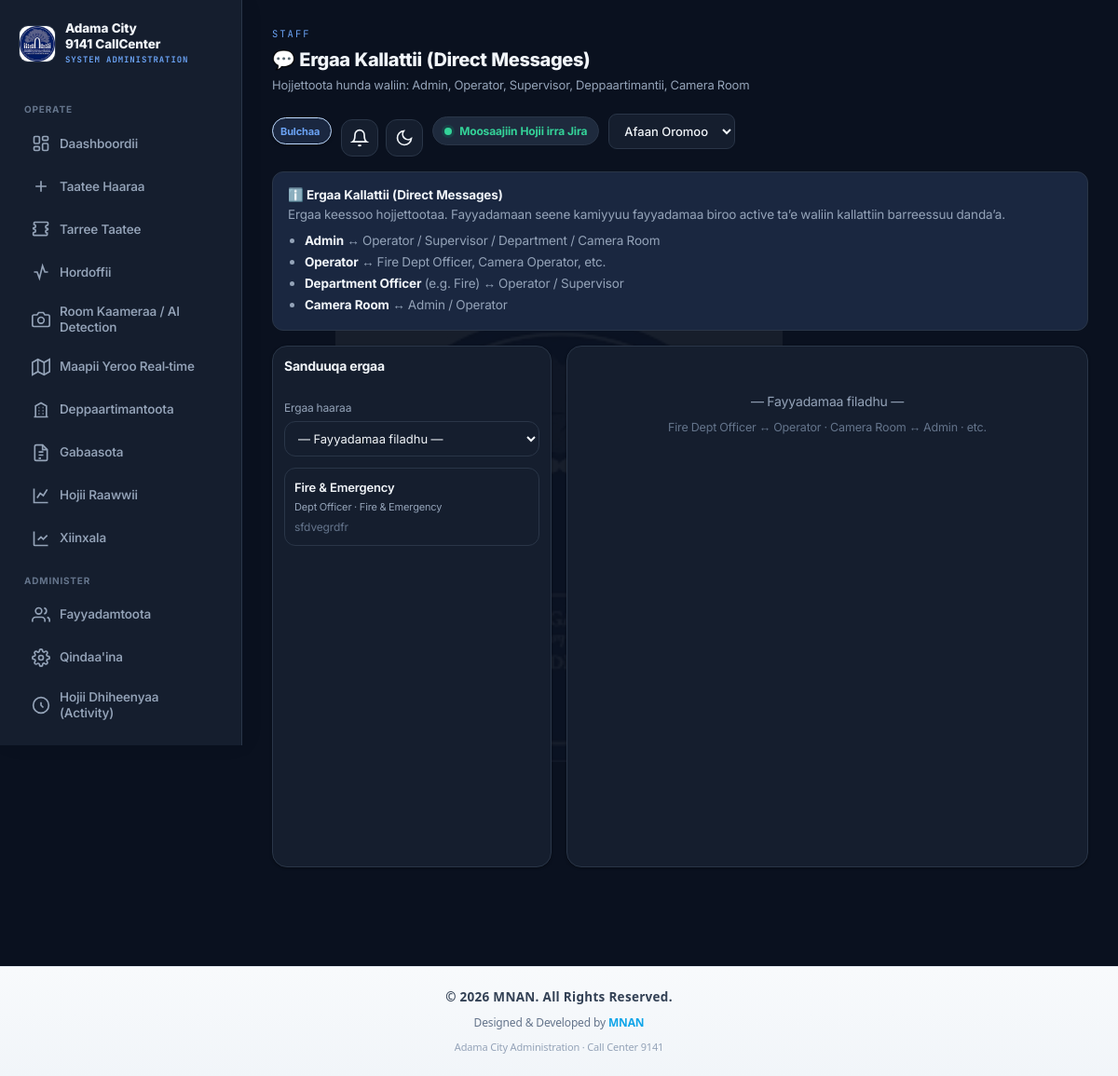
/admin/direct_messages.php (signed in), run on the app's committed database.
### tables this page shows
CREATE TABLE `users` (
  `id` int(11) NOT NULL,
  `full_name` varchar(150) NOT NULL,
  `email` varchar(150) DEFAULT NULL,
  `phone` varchar(32) DEFAULT NULL,
  `username` varchar(80) NOT NULL,
  `password_hash` varchar(255) NOT NULL,
  `role` enum('administrator','operator','supervisor','department_officer','camera_operator') NOT NULL DEFAULT 'operator',
  `department_id` int(11) DEFAULT NULL,
  `status` enum('active','inactive') NOT NULL DEFAULT 'active',
  `failed_attempts` int(11) NOT NULL DEFAULT 0,
  `locked_until` datetime DEFAULT NULL,
  `created_at` timestamp NOT NULL DEFAULT current_timestamp()
);

CREATE TABLE `departments` (
  `id` int(11) NOT NULL,
  `name` varchar(150) NOT NULL,
  `contact_phone` varchar(32) DEFAULT NULL,
  `contact_email` varchar(150) DEFAULT NULL,
  `created_at` timestamp NOT NULL DEFAULT current_timestamp()
);

### includes/direct_messages.php (called while the page is built, shortened)
<?php
function dm_inbox(PDO $pdo, int $myId): array {
    $sql = "
        SELECT
            u.id AS user_id,
            u.full_name,
            u.username,
            u.role,
            d.name AS dept_name,
            (SELECT message FROM direct_messages m2
             WHERE (m2.sender_id = u.id AND m2.receiver_id = :me1)
                OR (m2.sender_id = :me2 AND m2.receiver_id = u.id)
             ORDER BY m2.created_at DESC LIMIT 1) AS last_message,
            (SELECT created_at FROM direct_messages m2
             WHERE (m2.sender_id = u.id AND m2.receiver_id = :me3)
                OR (m2.sender_id = :me4 AND m2.receiver_id = u.id)
             ORDER BY m2.created_at DESC LIMIT 1) AS last_at,
            (SELECT COUNT(*) FROM direct_messages m3
             WHERE m3.sender_id = u.id AND m3.receiver_id = :me5 AND m3.is_read = 0) AS unread
        FROM users u
        LEFT JOIN departments d ON d.id = u.department_id
        WHERE u.status = 'active'
          AND u.id != :me6
          AND EXISTS (
              SELECT 1 FROM direct_messages m
              WHERE (m.sender_id = u.id AND m.receiver_id = :me7)
                 OR (m.sender_id = :me8 AND m.receiver_id = u.id)
          )
        ORDER BY last_at DESC
    ";
    $stmt = $pdo->prepare($sql);
    $stmt->execute([
        ':me1' => $myId, ':me2' => $myId, ':me3' => $myId, ':me4' => $myId,
        ':me5' => $myId, ':me6' => $myId, ':me7' => $myId, ':me8' => $myId
    ]);
    return $stmt->fetchAll(PDO::FETCH_ASSOC);
}
function dm_role_label(string $role): string {
    $map = [
        'administrator'      => 'Admin',
        'operator'           => 'Operator',
        'supervisor'         => 'Supervisor',
        'department_officer' => 'Dept Officer',
        'camera_operator'    => 'Camera Room',
    ];
    return $map[$role] ?? $role;
}

### admin/direct_messages.php (the view, shortened to what this page needs)
<?php
require __DIR__ . '/../includes/auth.php';
require_once __DIR__ . '/../includes/direct_messages.php';
$dir = t_raw('dir');
$me = current_user();
$myId = (int) ($me['id'] ?? $_SESSION['user_id'] ?? 0);
$withId = isset($_GET['with']) ? (int) $_GET['with'] : 0;
$inbox = dm_inbox($pdo, $myId);
$withUser = null;
?>
<!DOCTYPE html>
<html lang="<?= $CURRENT_LANG ?>" dir="<?= $dir ?>">
<head>
<link rel="stylesheet" href="../assets/style.css">
</head>
<body>
<div class="shell">
<?php include __DIR__ . '/includes/sidebar.php'; ?>
<main class="main">
  <div class="top-actions" style="margin-bottom:16px;">
    <div>
      <div class="eyebrow" style="font-family:var(--mono); font-size:10.5px; letter-spacing:2px; text-transform:uppercase; color:var(--cyan); margin-bottom:6px;">
        Staff
      </div>
      <h2 class="dm-page-title" style="margin:0;">
        💬 <?= t('dm_title') ?>
      </h2>
      <p class="muted" style="margin:4px 0 0; font-size:13px;"><?= t('dm_subtitle') ?></p>
    </div>
    <div class="topbar-controls"><?php render_topbar_controls(); render_lang_switcher(); ?></div>
  </div>
  <div class="dm-about">
    <strong>ℹ️ <?= t('dm_title') ?></strong><br>
    <?= t('dm_about') ?>
    <ul>
      <li><strong>Admin</strong> ↔ Operator / Supervisor / Department / Camera Room</li>
      <li><strong>Operator</strong> ↔ Fire Dept Officer, Camera Operator, etc.</li>
      <li><strong>Department Officer</strong> (e.g. Fire) ↔ Operator / Supervisor</li>
      <li><strong>Camera Room</strong> ↔ Admin / Operator</li>
    </ul>
  </div>
  <div class="dm-layout">
    <aside class="dm-sidebar">
      <h3><?= t('dm_inbox') ?></h3>
      <form method="get">
        <label class="muted" style="font-size:12px; display:block; margin-bottom:4px;"><?= t('dm_new') ?></label>
        <select name="with" class="dm-new-select" onchange="this.form.submit()">
          <option value=""><?= t('dm_select_user') ?></option>
        </select>
      </form>
      <?php if (empty($inbox)): ?>
        <p class="muted" style="font-size:13px; margin-top:8px;"><?= t('dm_empty') ?></p>
      <?php else: ?>
        <?php foreach ($inbox as $row): ?>
          <a href="?with=<?= (int)$row['user_id'] ?>"
             class="dm-conv-item <?= $withId === (int)$row['user_id'] ? 'is-active' : '' ?>">
            <div class="dm-conv-top">
              <span class="dm-conv-name"><?= htmlspecialchars($row['full_name']) ?></span>
            </div>
            <div class="dm-conv-meta">
              <?= dm_role_label($row['role']) ?><?= !empty($row['dept_name']) ? ' · '.htmlspecialchars($row['dept_name']) : '' ?>
            </div>
            <div class="dm-conv-preview">
              <?= htmlspecialchars(mb_strimwidth($row['last_message'] ?? '', 0, 42, '…')) ?>
            </div>
          </a>
        <?php endforeach; ?>
      <?php endif; ?>
    </aside>
    <section class="dm-thread-panel">
      <?php if (!$withUser): ?>
        <div class="dm-thread-empty">
          <?= t('dm_select_user') ?><br>
          <small>Fire Dept Officer ↔ Operator · Camera Room ↔ Admin · etc.</small>
        </div>
      <?php endif; ?>
    </section>
  </div>
</main>
</div>
<footer style="
    text-align: center;
    padding: 22px 16px;
    margin-top: 50px;
    background: linear-gradient(180deg, #f8fafc 0%, #f1f5f9 100%);
    border-top: 1px solid #e2e8f0;
    font-family: system-ui, -apple-system, sans-serif;
">
    <div style="
        font-size: 13.5px;
        font-weight: 600;
        color: #334155;
        letter-spacing: 0.3px;
    ">
        © 2026 MNAN. All Rights Reserved.
    </div>
    <div style="
        margin-top: 6px;
        font-size: 12px;
        color: #64748b;
    ">
        Designed &amp; Developed by <span style="color:#0ea5e9; font-weight:600;">MNAN</span>
    </div>
    <div style="
        margin-top: 8px;
        font-size: 11px;
        color: #94a3b8;
    ">
        Adama City Administration · Call Center 9141
    </div>
</footer>
</body>
</html>

### data on the page
users: full_name "Fire & Emergency", role "Dept Officer", department.name "Fire & Emergency", last_message "sfdvegrdfr"

### other printed values
t('nav_dashboard') "Daashboordii"
t('nav_new_event') "Taatee Haaraa"
t('nav_event_list') "Tarree Taatee"
t('nav_monitoring') "Hordoffii"
t('nav_cameras') "Room Kaameraa / AI Detection"
t('nav_live_map') "Maapii Yeroo Real-time"
t('nav_departments') "Deppaartimantoota"
t('nav_reports') "Gabaasota"
t('nav_performance') "Hojii Raawwii"
t('nav_analytics') "Xiinxala"
t('nav_users') "Fayyadamtoota"
t('nav_settings') "Qindaa'ina"
t('nav_activity') "Hojii Dhiheenyaa (Activity)"
t('dm_title') "Ergaa Kallattii (Direct Messages)"
t('dm_subtitle') "Hojjettoota hunda waliin: Admin, Operator, Supervisor, Deppaartimantii, Camera Room"
